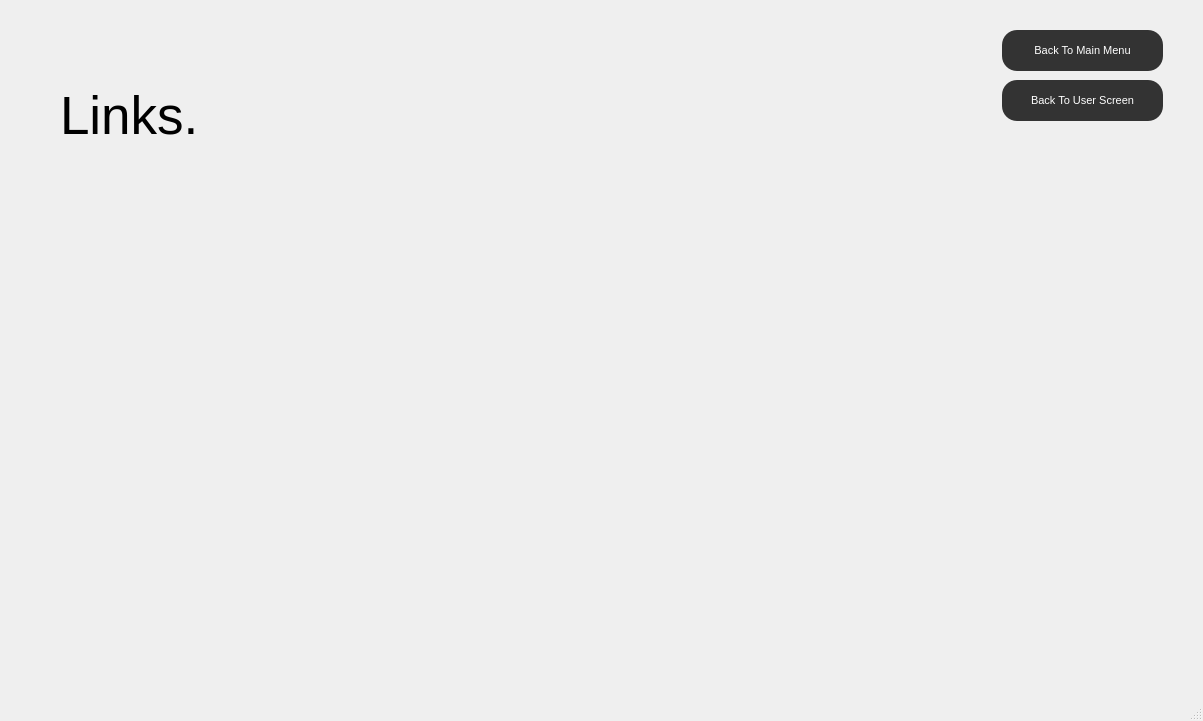
<?xml version="1.0" encoding="UTF-8"?>
<ui version="4.0">
 <class>Links</class>
 <widget class="QMainWindow" name="Links">
  <property name="geometry">
   <rect>
    <x>0</x>
    <y>0</y>
    <width>1203</width>
    <height>721</height>
   </rect>
  </property>
  <property name="windowTitle">
   <string>MainWindow</string>
  </property>
  <widget class="QWidget" name="centralwidget">
   <widget class="QPushButton" name="backButton">
    <property name="geometry">
     <rect>
      <x>1002</x>
      <y>30</y>
      <width>161</width>
      <height>41</height>
     </rect>
    </property>
    <property name="font">
     <font>
      <pointsize>8</pointsize>
     </font>
    </property>
    <property name="styleSheet">
     <string notr="true">QPushButton {
background-color: #333333;
color: white;
border-radius: 15px;
padding: 10px;
}

QPushButton:hover {
     background-color: #bababa;
color: black;
}</string>
    </property>
    <property name="text">
     <string>Back To Main Menu</string>
    </property>
   </widget>
   <widget class="QLabel" name="titleLabel">
    <property name="geometry">
     <rect>
      <x>60</x>
      <y>70</y>
      <width>191</width>
      <height>91</height>
     </rect>
    </property>
    <property name="font">
     <font>
      <pointsize>40</pointsize>
     </font>
    </property>
    <property name="text">
     <string>Links.</string>
    </property>
   </widget>
   <widget class="QLabel" name="label">
    <property name="geometry">
     <rect>
      <x>120</x>
      <y>180</y>
      <width>971</width>
      <height>471</height>
     </rect>
    </property>
    <property name="font">
     <font>
      <pointsize>15</pointsize>
     </font>
    </property>
    <property name="text">
     <string/>
    </property>
    <property name="textFormat">
     <enum>Qt::TextFormat::RichText</enum>
    </property>
    <property name="openExternalLinks">
     <bool>true</bool>
    </property>
   </widget>
   <widget class="QPushButton" name="backToQuickLinks">
    <property name="geometry">
     <rect>
      <x>1002</x>
      <y>80</y>
      <width>161</width>
      <height>41</height>
     </rect>
    </property>
    <property name="font">
     <font>
      <pointsize>8</pointsize>
     </font>
    </property>
    <property name="styleSheet">
     <string notr="true">QPushButton {
background-color: #333333;
color: white;
border-radius: 15px;
padding: 10px;
}

QPushButton:hover {
     background-color: #bababa;
color: black;
}</string>
    </property>
    <property name="text">
     <string>Back To User Screen</string>
    </property>
   </widget>
  </widget>
  <widget class="QMenuBar" name="menubar">
   <property name="geometry">
    <rect>
     <x>0</x>
     <y>0</y>
     <width>1203</width>
     <height>25</height>
    </rect>
   </property>
  </widget>
  <widget class="QStatusBar" name="statusbar"/>
 </widget>
 <resources/>
 <connections/>
</ui>
